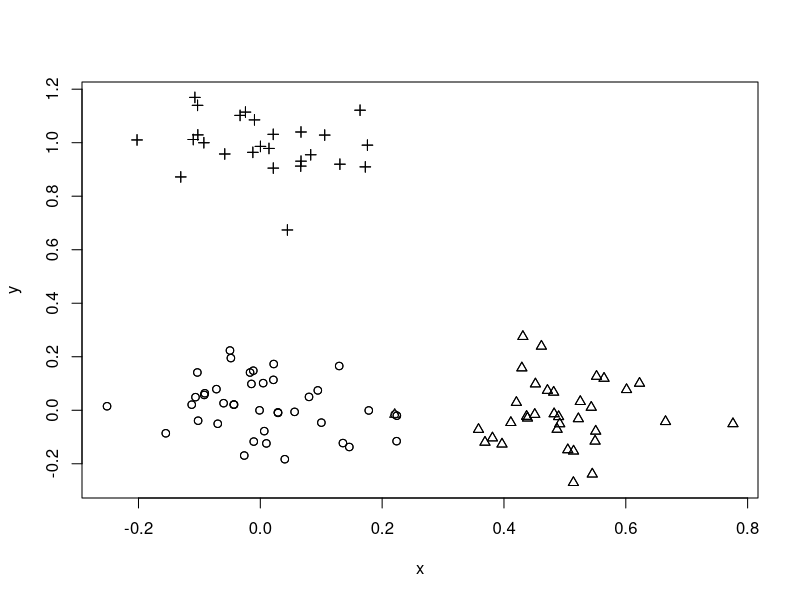

Write R code to recreate this figure.
### Clustering
#
#Clustering reference from [Berkeley STA133 class](https://www.stat.berkeley.edu/~s133/Cluster2a.html)
#
#Technique: to understand machine learning and software 
#
#1. Generate data that satisfies the assumptions
#2. Check the results against what you know to be true
#
#```{r}
#n = 100
#
## Makes this reproducible.
#set.seed(489)
#true_cluster = sample(1:3, size = n, replace = TRUE)
#
#x = rep(0, n)
#y = rep(0, n)
#
#x[true_cluster == 2] = 0.5
#y[true_cluster == 3] = 1
#
## Right now the points all overlap, so add some noise
#x = x + rnorm(n, sd = 0.1)
#y = y + rnorm(n, sd = 0.1)
#
#plot(x, y)
#
## Better
#plot(x, y, pch = true_cluster)
#```
#
#Let's play with the clustering models.
#
#```{r}
#m = matrix(c(0, 1, 0, 0, 0, 1), nrow = 3)
#m
#```
#
#The Euclidean (L2) distances between these points should be 1, 1, and sqrt(1 + 1).
#
#```{r}
#dist(m)
#```
#
#The Manhattan (L1) distances between these points should be 1, 1, and 1 + 1.
#
#```{r}
#dist(m, method = "manhattan")
#```
#
#
### Reasoning about the computation:
#
#Computing a distance matrix can be expensive.
#
#```{r}
#n = 1e6 # number of data points
#p = 5   # dimensionality
#5 * choose(n, 2)
#```
#
#The nice thing is you do it once, and can keep reusing it with multiple algorithms.
#
#Question: How many possible cluster assignments are there for PAM with k clusters?
#Answer: n choose k, one for each set of k medoids
#
#```{r}
#k = 10
#5 * choose(n, k)
#```
#
#Pam deals with this by being a _greedy_ algorithm- it doesn't explore all possible options to find the very best.
#It just improves an objective function every time.
#
#Contrast this with kmeans, which is O(n), much faster.
#
#
### Playing around:
#
#```{r}
#library(cluster)
#
## Modeling functions tend to play better with data frames.
#xy = data.frame(x, y)
#
#p1 = pam(xy, k = 3L)
#```
#
#Reading the documentation we see that the software saves the cluster assignments into `clustering`.
#
#```{r}
#mean(p1$clustering == true_cluster)
#```
#
#Question: What's going on?
#Clusters only matter up to labeling.
#
#```{r}
#points(p1$medoids, bg = "blue", pch = 21)
#```
#
### Agglomerative hierarchical clustering
#
#```{r}
#a1 = agnes(xy, method = "complete")
#
#plot(a1, which.plots = 2L)
#```
#
#This is as good as it gets.
#
#
### Explain Homework Data
#
#Homework is due in a week.
#Get started, ask questions.
#
### Review
#
#Appropriate data structures can give order of magnitude improvements:
#
#- Faster speed
#- Lower memory usage
#
#R's `Matrix` package contains classes and methods for matrices implemented using R's S4 class system.
#
#Homework help: Compressed sparse row
#
#
#```{r}
#
#mc = sparseMatrix(i = c(7, 8), j = c(3, 3), x = c(10, 20))
#
#m = as(mc, "dgeMatrix")
#
## Fails because it hasn't been implemented. 
#mr = as(mc, "dgRMatrix")
#
## Sometimes you can go around by coercing to an intermediate object.
#mr = as(as(m, "matrix"), "dgRMatrix")
#
## I'm working with the row oriented version.
## In the homework you will work with the column oriented dgCMatrix, which has much better support in the Matrix package.
#
## They print the same, but they are different inside.
#str(mr)
#```
#
#These are 0 based indices, vs 1 based as in R.
#
#
### Memory copying
#
#Question: How do we know when object sizes are too big and are causing a problem?
#
#Profile!
#
#We can find out when R copies objects using `tracemem`
#
#```{r}
#n = 1e6
#x = 1:n
#
#tracemem(x)
#
## No copy
#y = x + 1
#
## No copy
#z = x
#```
#
#What happens when I change a single element?
#
#```{r}
## Makes a copy
#z[1] = 0L
#
## No copy!
#z[2] = 1L
#```
#
### What is a number?
#
#`.Machine` holds all the low level details.
#
#Double precision numbers are implemented as two parts: the significand, and the exponent.
#
#```{r}
#.Machine$double.digits
#
#.Machine$double.exponent
#```
#
#Checking for exact quality is a common problem.
#
#```{r}
#0.1 + 0.2 == 0.3
#```
#
#The right way is to check if two numbers are close is to see if they differ by more than epsilon, for some small epsilon.
#
#Source: [THE FLOATING-POINT GUIDE](https://floating-point-gui.de/)







# Technique to understand machine learning model

# 1. Generate data that satisfies the assumptions
# 2. Try out the technique

n = 100

# Makes this reproducible.
set.seed(489)
true_cluster = sample(1:3, size = n, replace = TRUE)

x = rep(0, n)
y = rep(0, n)

x[true_cluster == 2] = 0.5
y[true_cluster == 3] = 1

# Right now the points all overlap, so add some noise
x = x + rnorm(n, sd = 0.1)
y = y + rnorm(n, sd = 0.1)

plot(x, y, pch = true_cluster)




# Distance matrix

m = matrix(c(0, 1, 0, 0, 0, 1), nrow = 3)

d = dist(m, method = "manhattan")

# What's really going on in the distance object that's returned?

str(d)

# It's actually just a special numeric vector of length 3.

# Distance calculations can be expensive

n = 1e6     # number of data points
p = 5       # dimension of the space

# How many calculations do we need to fill in a distance matrix?

p*choose(n, 2)

# Nice that it's easily parallelizable

# PAM- partitioning around medoids

# How many solutions are possible for PAM?
k = 10

choose(n, k)

# Too expensive, so PAM is greedy,
# just tries to improve at every iteration.

# keep reusing the same distance matrix.

library(cluster)

xy = data.frame(x, y)

p1 = pam(xy, k = 3L)

# Are they the same?
mean(true_cluster == p1$clustering)

points(x, y, pch = p1$clustering)

# Clusters only matter up to labeling.

a1 = agnes(xy, method = "complete")


a2 = agnes(xy)

# Helpful for homework:

str(a2)

head(a2$merge)

# This says:
# 78 and 90 were the first points joined
# The first three points joined were:
# 47, 77, 87
# Because the first positive number is 4, paired with 87, and the two joined at step 4 were 47, 77
